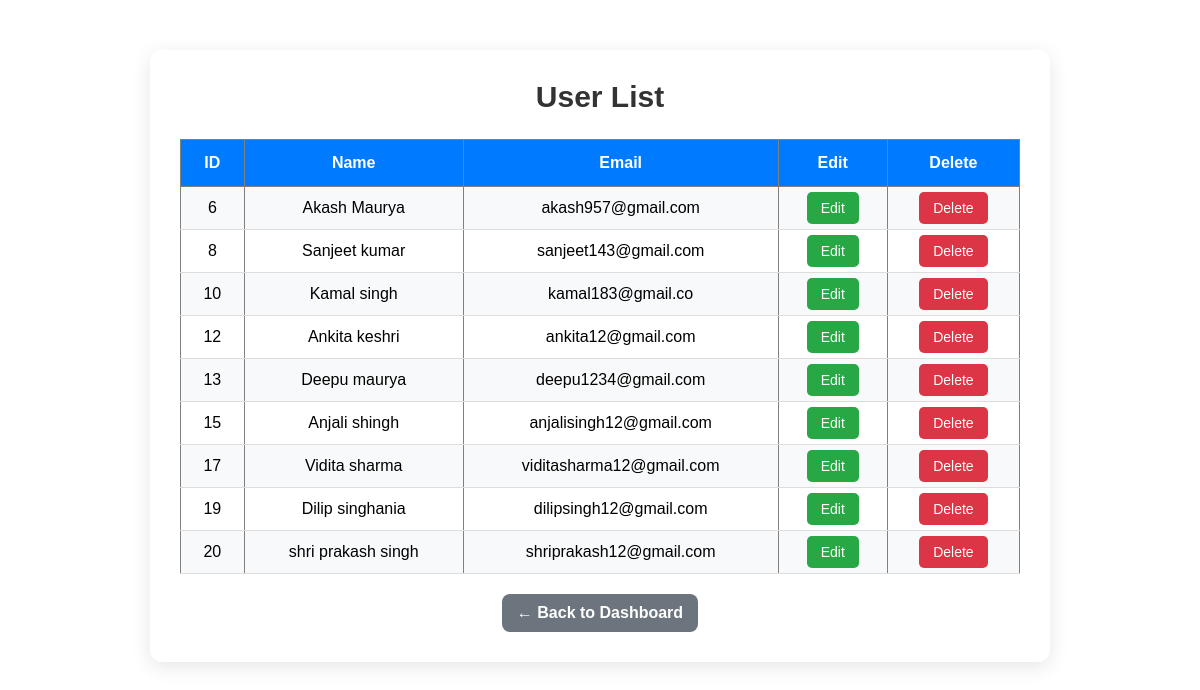
The app's page /controllers/UserController.php?action=list (signed in) with its own data.
### tables this page shows
CREATE TABLE `users` (
  `id` int(11) NOT NULL,
  `name` varchar(100) DEFAULT NULL,
  `email` varchar(100) DEFAULT NULL,
  `password` varchar(255) DEFAULT NULL,
  `created_at` timestamp NOT NULL DEFAULT current_timestamp()
);

### models/UserModel.php (called while the page is built, shortened)
<?php
class UserModel{
    private $conn;
    public function __construct($conn){
        $this->conn = $conn;
    }
    public function getAllUsers(){
        $sql = "select * from users";
        $result = mysqli_query($this->conn, $sql);
        $users = [];
        if(mysqli_num_rows($result) > 0){
            while($row = mysqli_fetch_assoc($result)){
                $users[] = $row;
            }
        }
        return $users;
    }
}
?>

### views/users/list.php (the view, shortened to what this page needs)
<!DOCTYPE html>
<html lang="en">
<head>
    <link rel="stylesheet" href="/phptutorials/database_php_project/userAndStudent_management_system1/assets/css/style.css">
</head>
<body>
    <div class="user-conatiner">
        <h2>User List</h2>
        <table border="1">
            <tr>
                <th>ID</th>
                <th>Name</th>
                <th>Email</th>
                <th>Edit</th>
                <th>Delete</th>
            </tr>
            <?php foreach($users as $user) { ?>
            <tr>
                <td><?php echo $user['id']; ?></td>
                <td><?php echo $user['name']; ?></td>
                <td><?php echo $user['email']; ?></td>
                <td>
                    <a href="/phptutorials/database_php_project/userAndStudent_management_system1/controllers/UserController.php?action=edit&id=<?php echo $user['id']; ?>"
                       class="edit-btn">
                       Edit
                    </a>
                </td>
                <td>
                    <a href="/phptutorials/database_php_project/userAndStudent_management_system1/controllers/UserController.php?action=delete&id=<?php echo $user['id']; ?>"
                       class="delete-btn"
                       onclick="return confirm('Are you sure')">
                        Delete
                    </a>
                </td>
            </tr>
            <?php } ?>
        </table>
        <div class="btn-wrapper">
            <a href="../dashboard.php" class="back-btn">
                ← Back to Dashboard
            </a>
        </div>
    </div>
</body>
</html>

### controllers/UserController.php (shortened to what this page needs)
<?php
require_once "../config/db.php";
require_once "../models/UserModel.php";
class UserController{
    private $model;
    public function __construct($conn){
        $this->model = new UserModel($conn);
    }
    public function list(){
        $users = $this->model->getAllUsers();
        include "../views/users/list.php";
    }
}
$controller = new UserController($conn);
if(isset($_GET['action'])){
    if($_GET['action'] == "list"){
        $controller->list();
    }
}
?>

### assets/css/style.css (style rules this page uses)
* { margin: 0; padding: 0; box-sizing: border-box; font-family: Arial, sans-serif; }
table { width: 100%; border-collapse: collapse; }
th { background: #007bff; color: white; padding: 15px; text-align: center; }
td { padding: 12px; text-align: center; border-bottom: 1px solid #ddd; }
tr:nth-child(even) { background: #f8f9fa; }
.add-btn, .back-btn { text-decoration: none; color: white; padding: 12px 24px; border-radius: 8px; font-weight: 600; transition: 0.3s; }
.back-btn { background: #6c757d; }
.delete-btn { text-decoration: none; background: #dc3545; color: white; padding: 8px 14px; border-radius: 5px; font-size: 14px; }
.edit-btn { text-decoration: none; background: #28a745; color: white; padding: 8px 14px; border-radius: 5px; font-size: 14px; }
.back-btn { background:#6c757d; }
.back-btn { text-decoration: none; color: white; padding: 8px 16px; border-radius: 8px; font-weight: 600; transition: 0.3s; }
.user-conatiner { width: 90%; max-width: 900px; margin: 50px auto; background: #fff; padding: 30px; border-radius: 12px; box-shadow: 0 5px 20px rgba(0,0,0,0.1); }
.user-conatiner h2 { text-align: center; margin-bottom: 25px; color: #333; font-size: 30px; }
.user-conatiner table { width: 100%; border-collapse: collapse; }
.user-conatiner th { background: #007bff; color: #fff; padding: 14px; text-align: center; }
.user-conatiner td { padding: 12px; text-align: center; border-bottom: 1px solid #ddd; }
.user-conatiner tr:nth-child(even) { background: #f8f9fa; }
.back-btn { display: inline-block; text-decoration: none; background: #6c757d; color: white; padding: 10px 15px; border-radius: 8px; font-weight: 600; transition: 0.3s; }
.btn-wrapper { text-align: center; margin-top: 20px; }

### records on screen
users: id "6", name "Akash Maurya", email "akash957@gmail.com"
users: id "8", name "Sanjeet kumar", email "sanjeet143@gmail.com"
users: id "10", name "Kamal singh", email "kamal183@gmail.co"
users: id "12", name "Ankita keshri", email "ankita12@gmail.com"
users: id "13", name "Deepu maurya", email "deepu1234@gmail.com"
users: id "15", name "Anjali shingh", email "anjalisingh12@gmail.com"
users: id "17", name "Vidita sharma", email "viditasharma12@gmail.com"
users: id "19", name "Dilip singhania", email "dilipsingh12@gmail.com"
users: id "20", name "shri prakash singh", email "shriprakash12@gmail.com"
